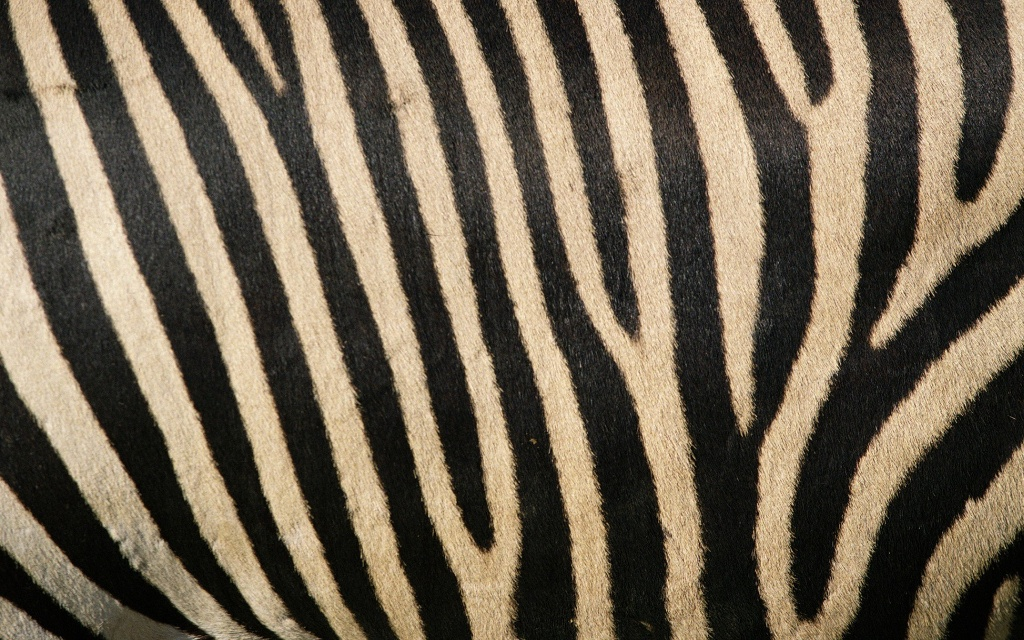
//> input picture 3d_data_elaboration/OpenCV/ex1/Zebra_stripes.jpg, 1024 x 640 px
$ ./esercitazione1 Zebra_stripes.jpg   (built with g++ and OpenCV 4)
//> lines starting //> are read from the running program, lines starting //| are printed output that depends on the picture
#include <opencv2/highgui/highgui.hpp>
#include <opencv2/imgproc/imgproc.hpp>
#include <cstdlib>
#include <iostream>

using namespace cv;

/*
 *
 */


int main(int argc, char**argv)
{

	int sigma=10;
	int kernel_size=9;

	Mat img=imread(argv[1]);
//> img is the input picture: 640 rows x 1024 cols, CV_8UC3; mean B, G, R 83.6, 101.7, 113.6

	//Filtro Gaussiano

	Mat img_blur=img.clone();
	GaussianBlur(img, img_blur, Size(kernel_size, kernel_size), sigma);
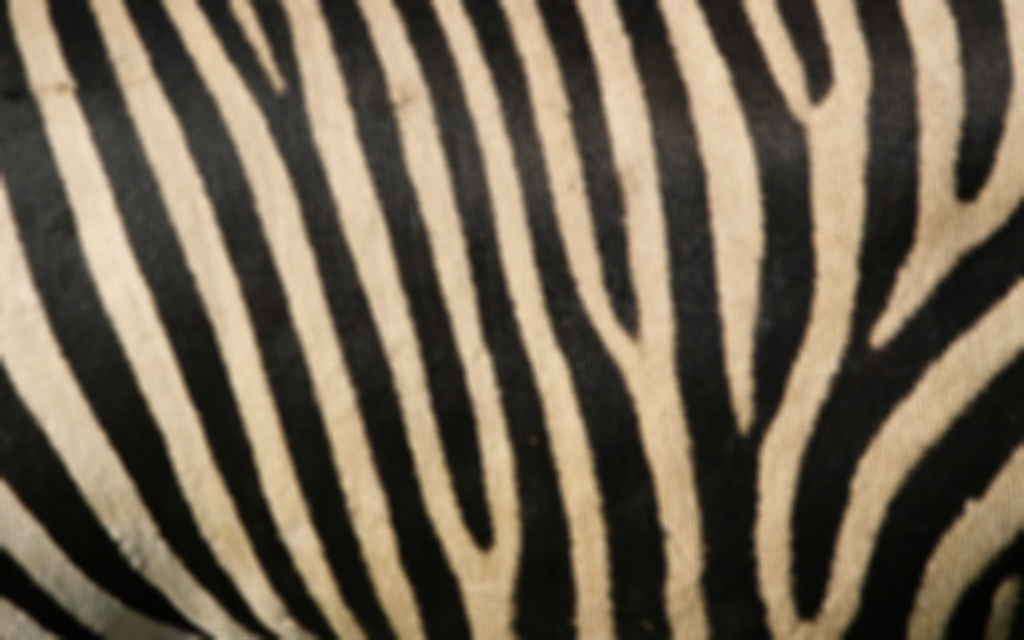
//> img_blur: 640 rows x 1024 cols, CV_8UC3; mean B, G, R 83.6, 101.7, 113.6

	namedWindow ("Blur");
	imshow("Blur", img_blur);
	waitKey(0);

	//Canny edge detector

	Mat img_bw;

	Mat img_edge;

	cvtColor(img_blur, img_bw, CV_RGB2GRAY);
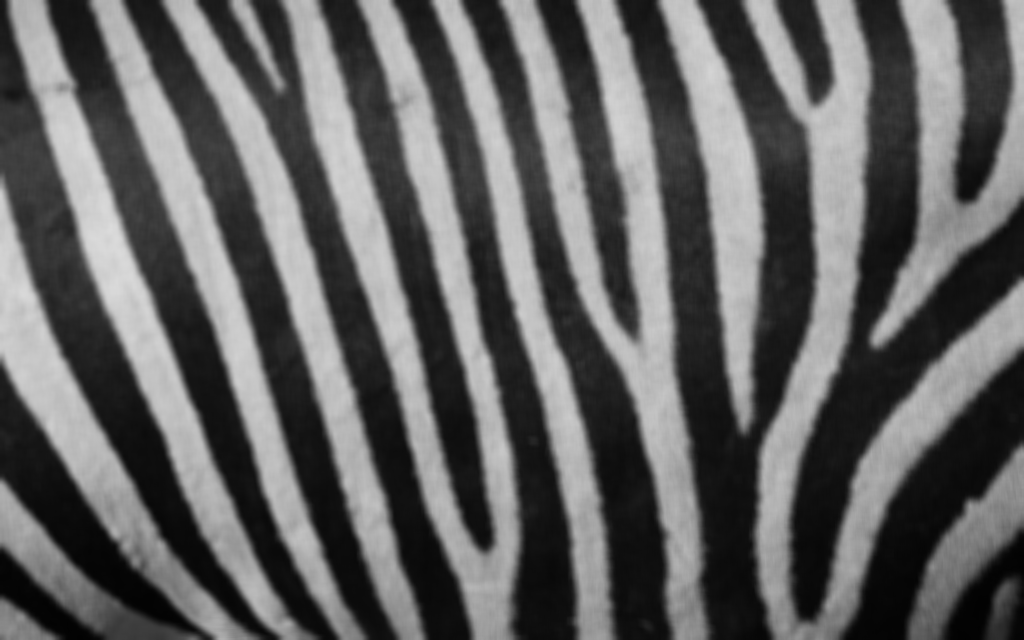
//> img_bw: 640 rows x 1024 cols, CV_8UC1; min 1, max 220, mean 97.7

	Canny(img_bw, img_edge, 50, 100);
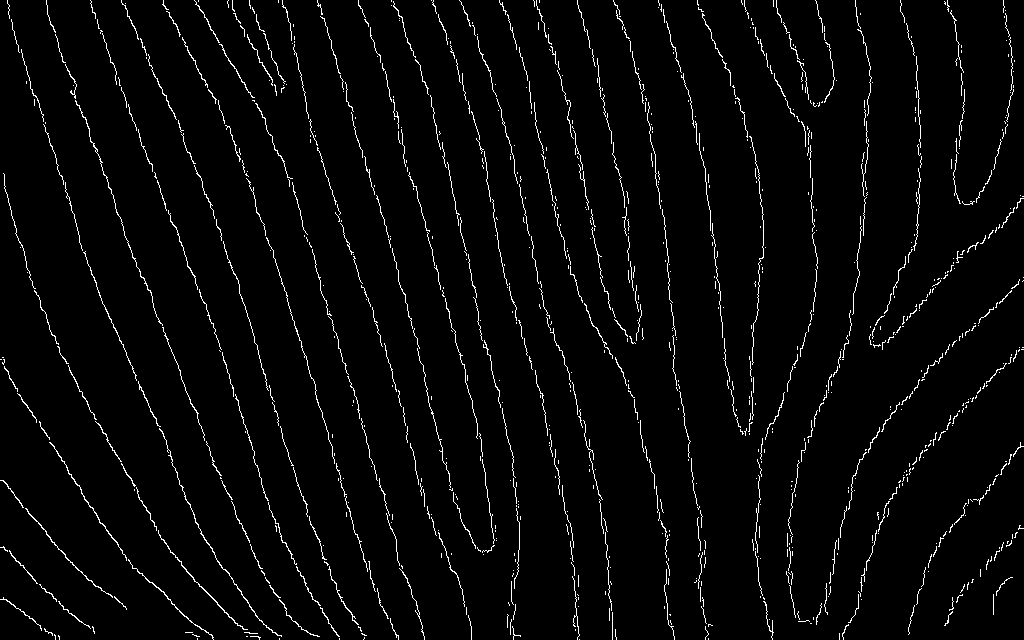
//> img_edge: 640 rows x 1024 cols, CV_8UC1; 3% white in thin lines or dots

	namedWindow ("Canny");
	imshow("Canny", img_edge);
	waitKey(0);


	//Edge density

	int white=0;

	for(int i=0; i<img_edge.rows; ++i){

		for(int j=0; j<img_edge.cols; ++j){

			if(img_edge.at<uchar>(i,j)==255)
				++white;

		}

	}
//> this loop made 640 passes
//> white on passes 1 to 3: 35, 71, 106
//> after the loop, white = 19890


	double density= (double)white/(img.cols*img.rows);
//> density = 0.0303

	// oppure static_cast<double> (white) ...

	std::cout << "La densità è:" << density<<"\n";
//| La densità è:0.0303497

	//Harris detector

	Mat img_corner;

	const int size_harris=2;
	const double k_harris=0.04;
	const int sobel_aperture=5;

	cornerHarris(img_bw, img_corner, size_harris, sobel_aperture, k_harris);
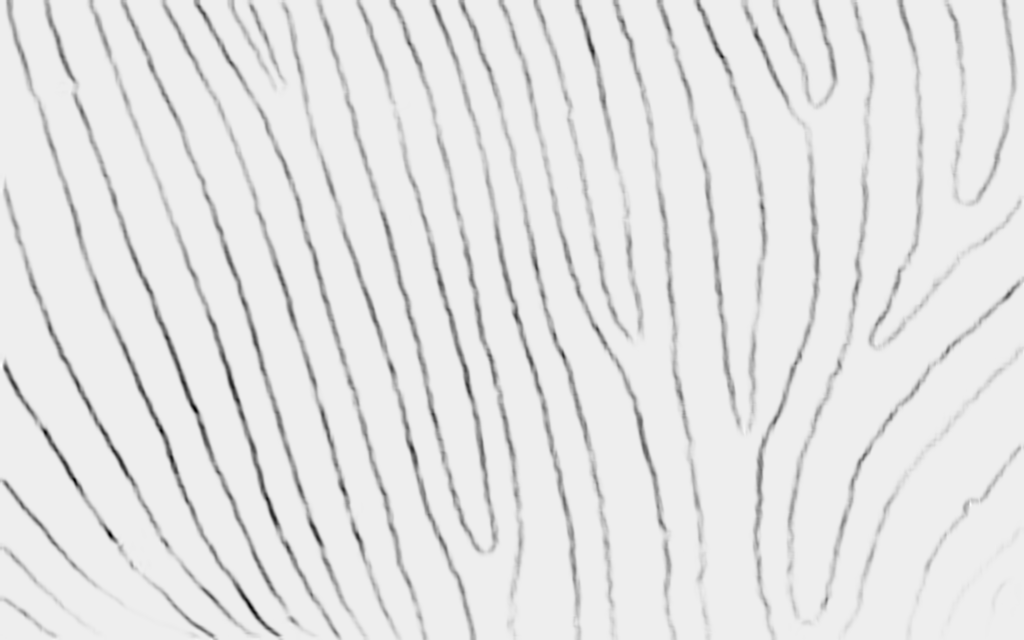
//> img_corner: 640 rows x 1024 cols, CV_32FC1; min -0.00918, max 0.000642, mean -0.000375; drawn with min black and max white


	//Si espandono i punti notevoli per renderli visibili

	int corner=0;

	for(int i=70; i<img_edge.rows; ++i){

		for(int j=70; j<img_edge.cols; ++j){

			if(img_corner.at<uchar>(i,j)==255){
				++corner;

				for(int h=0; h<10; ++h){

					for(int y=0; y<10; ++y){

						img_corner.at<uchar>(i+h,j+y)=255;
						img_corner.at<uchar>(i-h,j-y)=255;
					}

				}

			}


		}

	}
//> this loop made 570 passes
//> corner on passes 1 to 3: 744, 1488, 2339
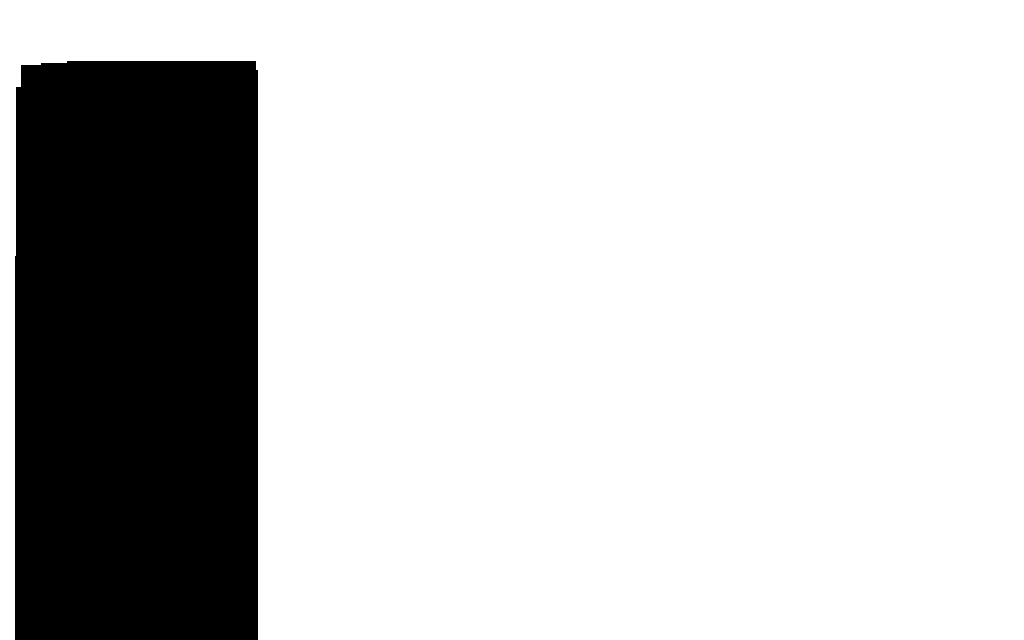
//> img_corner: 640 rows x 1024 cols, CV_32FC1; 21.4% of the values are NaN or infinite; the others: min -2.23e+38, max 0.000642, mean -4.33e+32; drawn with min black, max white, NaN and infinite black
//> after the loop, corner = 542119

	std::cout << "Si son trovati:" << corner<<"corners"<<"\n";
//| Si son trovati:542119corners

	namedWindow ("Harris");
	imshow("Harris", img_corner);
	waitKey(0);


	return 0;
}
